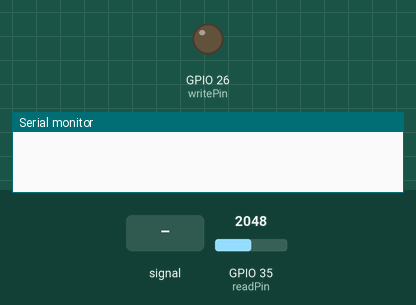
This sketch was run on a simulated ESP32. On the bench: output pins drawn as LEDs (lit = HIGH), the last lines printed to the serial monitor. The inputs (shaded band) are chosen by the test bench; at power-on: GPIO 35 (readPin) = 2048.

Above: at 1.2 s.
1.3 s: GPIO 35 (readPin) fed a 200 Hz sine of ±1842 counts around its level
At 1.9 s:
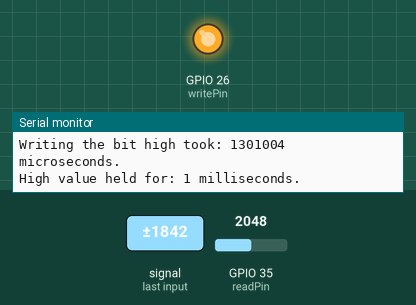
Timing chart, 0 to 4.3 s (numbered marks = the images above; inputs shaded):
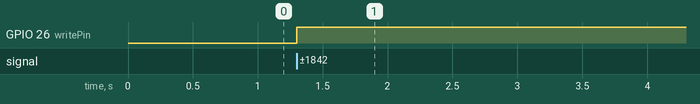

The sketch:

DRAM.ino
```cpp
const int writePin = 26;
const int readPin = 35;
unsigned long startTime;
unsigned long endTime;
unsigned long elapsedTime1;
unsigned long elapsedTime2;

void setup() {
  Serial.begin(115200);
  pinMode(writePin, OUTPUT);
  }
void loop() {
  startTime=micros();           // Get current time
  digitalWrite(writePin, LOW);   // activate the PNP transistor to write a 1 to the capacitor
  int bitValue = analogRead(readPin); // observe the saved data
  while (bitValue < 3722)  //Wait for capacitor to charge
  { // Serial.printf("Current bit value is %d\n",bitValue);  //Comment this out for questions
    bitValue = analogRead(readPin); //Keep checking voltage
  }
  endTime=micros(); //Get current time
  elapsedTime1 = endTime - startTime; //How long it took to charge the capacitor
  digitalWrite(writePin, HIGH);  // Turn off the transistor
  startTime=millis(); // Get current time
  while (bitValue > 0.75*4095) //Wait for capcitor voltage to fall below 75% of max
  { bitValue = analogRead(readPin); //keep checking voltage
    // Serial.printf("Current bit value is %d\n",bitValue); //Comment this out for questions
  }
  endTime=millis(); //Get current time
  elapsedTime2 = endTime - startTime; //Time it took to fall below 75%
  Serial.printf("Writing the bit high took: %lu microseconds.\nHigh value held for: %lu milliseconds.\n", elapsedTime1, elapsedTime2); //Display charge/discharge times
  Serial.flush();
  delay(10000); //Delay to read screen before repeating process
}
```

Measured:
- after the input at 1.3 s, GPIO 26 (writePin): LOW → HIGH at once
